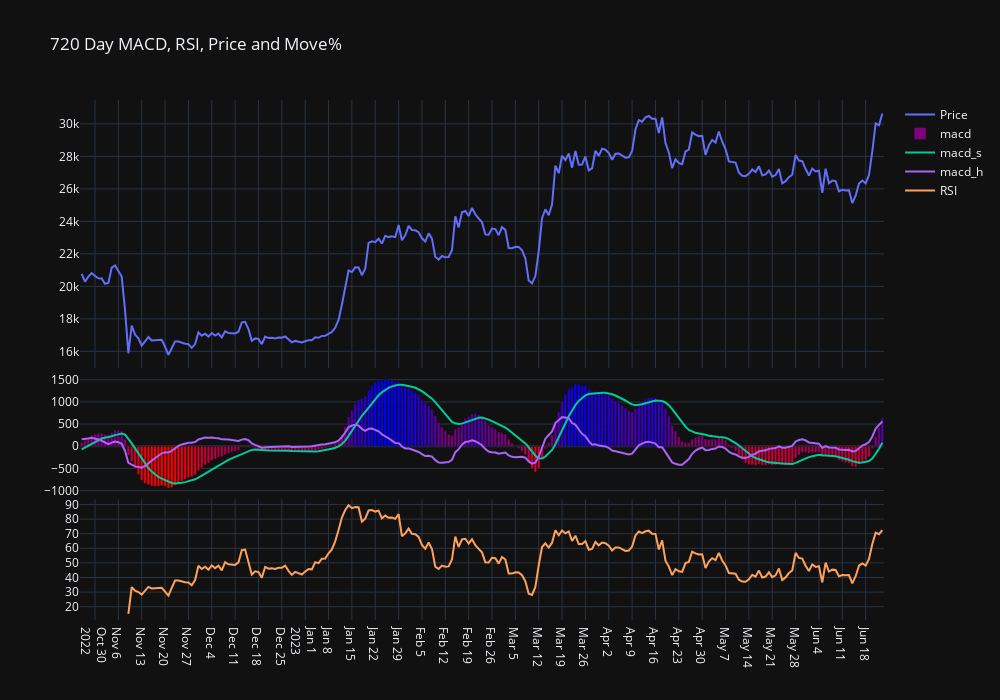

Write notebook code for a chart like this one.
### Code cell
# Import Required Modules
from flask import Flask, render_template
import pandas as pd
import json
import plotly
import plotly.express as px
import pandas_ta as pta
from plotly.subplots import make_subplots
import plotly.graph_objects as go
from datetime import date
from datetime import timedelta, date
from prophet import Prophet
import pandas as pd
import numpy as np
import yfinance as yf
import seaborn as sns
import mpld3
import matplotlib.pyplot as plt



# Create Home Page Route
app = Flask(__name__)




df = pd.read_csv("Resources/btcjoin.csv", parse_dates=['date'])
btc_df = yf.Ticker('BTC-USD').history(period='7y',interval='1d',actions=False).reset_index()
btc_df = btc_df.loc[(btc_df['Date'] > '2022-10-25')]
btc_df['Close']=btc_df['Close'].astype("float")
df['price']=df['price'].str.replace(',','')
df['price']=df['price'].astype("float")
btc_df = btc_df.rename(columns={"Close": "price", "Date":"date"})
df = pd.merge(df, btc_df, on=['date', 'price'], how='outer')
df = df.rename(columns={"value": "wallets"})
df = df.drop(columns=['volume','change', 'low', 'high', 'open','Open','High','Low','Unnamed: 0', "wallets", "address", "mined"])
df['200D'] = df['price'].rolling(200).mean()
df['300D'] = df['price'].rolling(300).mean()
df['50D'] = df['price'].rolling(50).mean()
df['7D'] = df['price'].rolling(7).mean()
# df = df.dropna()
df['meanavge'] = (df['200D'] + df['300D'] + df['50D'] )/3
# df = df.drop(columns=['200D','300D', '50D'])
df['meanvalue'] = df["price"] - df["meanavge"]
df['status'] = df['meanvalue'].apply(lambda x: '1' if x > 0 else '0')
df['status']=df['status'].astype("object")
df['price-meanavge']=df['price'] - df['meanavge']
df['move%'] = (df['price-meanavge']/(df['price'] + df['meanavge']))
bins = [-.43, -.18, 0, .18, .43]
group_names = ["Severely Oversold","Neutral Oversold", "Neutral Overbought","Severely Overbought"]
df["Valuation"] = pd.cut(df["move%"], bins, labels=group_names)

k = df['price'].ewm(span=12, adjust=False, min_periods=12).mean()

# Get the 12-day EMA of the closing price
d = df['price'].ewm(span=26, adjust=False, min_periods=26).mean()

# Subtract the 26-day EMA from the 12-Day EMA to get the MACD
macd = k - d

# Get the 9-Day EMA of the MACD for the Trigger line
macd_s = macd.ewm(span=9, adjust=False, min_periods=9).mean()

# Calculate the difference between the MACD - Trigger for the Convergence/Divergence value
macd_h = macd - macd_s

# Add all of our new values for the MACD to the dataframe
df['macd'] = df.index.map(macd)
df['macd_h'] = df.index.map(macd_h)
df['macd_s'] = df.index.map(macd_s)


df['priceL'] = np.log(df['price'])

df_train = df[['date', 'priceL']]
df_train = df_train.rename(columns = {"date":"ds", "priceL":"y"})

# instantiate the model and set parameters
model = Prophet()

# fit the model to historical data
model.fit(df_train);

start = "2010-09-25"
end = date.today() + timedelta(days=60)
insample = pd.DataFrame(pd.date_range(start,end, periods=92))

# Change the column name
insample.columns = ['ds']

# in-sample prediction
prediction = model.predict(insample)


# Buy Zones
fig = px.scatter(df, x="date", y="price", color="Valuation", color_discrete_sequence=["red","green","blue","orange"],
                title="price")
fig.add_trace(go.Scatter(name="MeanAvg", x=df['date'], y=df['meanavge'], marker = {'color' : 'black'}, legendrank=2))
fig.add_trace(go.Scatter(x=prediction['ds'], y=np.exp(prediction['yhat']),
    fill=None,
    mode='lines',
    line_color='lightblue',
    ))
fig.add_trace(go.Scatter(
    x=prediction['ds'],
    y=np.exp(prediction['yhat_lower']),
    fill='tonexty', # fill area between trace0 and trace1
    mode='lines', line_color='lightblue'))

fig.add_trace(go.Scatter(
    x=prediction['ds'],
    y=np.exp(prediction['yhat_upper']),
    fill='tonexty', # fill area between trace0 and trace1
    mode='lines', line_color='lightblue'))

fig.update_yaxes(fixedrange=False)
fig.update_layout(title_text='Bitcoin Prophet Model + Buy Zones')
fig.update_yaxes(type="log")
fig.update_xaxes(ticklabelposition="inside top", title="Date")
fig.update_yaxes(nticks=12)
fig.update_xaxes(nticks=50)
fig.update_layout(
    margin=dict(l=20, r=100, t=70, b=20),
)
fig.update_layout(height=500, width=1000)
fig.update_layout(showlegend=False)
fig.add_vline(x='2012-11-28', line_width=3, line_dash="dash", line_color="green")
fig.add_vline(x='2016-07-09', line_width=3, line_dash="dash", line_color="green")	
fig.add_vline(x='2020-05-11', line_width=3, line_dash="dash", line_color="green")	
fig.add_vline(x='2024-04-02', line_width=3, line_dash="dash", line_color="green")

Buyzones = json.dumps(fig, cls=plotly.utils.PlotlyJSONEncoder)

fig = px.scatter(df, x="date", y="price", color="Valuation", color_discrete_sequence=["red","green","blue","orange"],
                title="price")
fig.add_trace(go.Scatter(name="200D", x=df['date'], y=df['200D'], marker = {'color' : 'red'}, legendrank=2))
fig.add_trace(go.Scatter(name="MeanAverage", x=df['date'], y=df['meanavge'], marker = {'color' : 'purple'}, legendrank=2))
fig.add_trace(go.Scatter(name="50D", x=df['date'], y=df['50D'], marker = {'color' : 'blue'}, legendrank=2))
fig.add_trace(go.Scatter(name="300D", x=df['date'], y=df['300D'], marker = {'color' : 'black'}, legendrank=2))

# Moving Averages
fig.update_yaxes(fixedrange=False)
fig.update_layout(title_text='Moving Averages')
fig.update_yaxes(type="log")
fig.update_xaxes(ticklabelposition="inside top", title="Date")
fig.update_yaxes(nticks=12)
fig.update_xaxes(nticks=50)
fig.update_layout(margin=dict(l=20, r=100, t=70, b=20))
fig.update_layout(height=500, width=1000)
fig.update_layout(showlegend=True)
fig.add_vline(x='2012-11-28', line_width=3, line_dash="dash", line_color="green")
fig.add_vline(x='2016-07-09', line_width=3, line_dash="dash", line_color="green")	
fig.add_vline(x='2020-05-11', line_width=3, line_dash="dash", line_color="green")	
fig.add_vline(x='2024-04-02', line_width=3, line_dash="dash", line_color="green")

Movingaverages = json.dumps(fig, cls=plotly.utils.PlotlyJSONEncoder)

# MACD

df_tail=df.dropna()
df_tail = df_tail.tail(360)
df_tail.head()

df_tail['RSI'] = pta.rsi(df_tail['price'], length = 14)

fig = make_subplots(rows=3, cols=1,shared_xaxes=True,vertical_spacing=0.01, row_heights=[0.2, 0.09,0.09])

fig.add_trace(
    go.Scatter(name="Price",x=df_tail['date'], y=df_tail['price'],
        marker=dict(color=df_tail['macd'], coloraxis="coloraxis1")),
    row=1, col=1)


fig.add_trace(
    go.Bar(name="macd",x=df_tail['date'], y=df_tail['macd'],
    marker=dict(color=df_tail['macd'], coloraxis="coloraxis1")),
    row=2, col=1)

fig.add_trace(
    go.Scatter(name="macd_s",x=df_tail['date'], y=df_tail['macd_s'],
    marker=dict(color=df_tail['macd_s'], coloraxis="coloraxis1")),
    row=2, col=1)

fig.add_trace(
    go.Scatter(name="macd_h",x=df_tail['date'], y=df_tail['macd_h'],
    marker=dict(color=df_tail['macd_h'], coloraxis="coloraxis1")),
    row=2, col=1)

# fig.add_trace(go.Bar(x=df_tail['date'], y=df_tail['move%'],
# 					marker=dict(color=df_tail['move%'], coloraxis="coloraxis2")),
# 			3, 1)

fig.add_trace(
    go.Scatter(name="RSI",x=df_tail['date'], y=df_tail['RSI'],
    marker=dict(color=df_tail['RSI'], coloraxis="coloraxis3")),
    row=3, col=1)

fig.update_yaxes(nticks=10)
fig.update_xaxes(nticks=50)
fig.update_layout(coloraxis1=dict(colorscale='Bluered_r'), showlegend=True)
fig.update_layout(coloraxis2=dict(colorscale='Bluered_r'), showlegend=True)
fig.update_layout(coloraxis3=dict(colorscale='Bluered_r'), showlegend=True)
fig.update_layout(coloraxis1_showscale=False)
fig.update_layout(coloraxis2_showscale=False)
fig.update_layout(height=700, width=1000, title_text="720 Day MACD, RSI, Price and Move%")
fig.update_layout(template='plotly_dark')
fig.show()

### Figure 1 — Plotly figure (JSON) as saved in the notebook; plotly's stock layout.template omitted (floating-point values rounded to 4 significant figures; data arrays with more than 128 entries replaced by an {"elided": "..."} marker saying what was removed)
{"data": [{"marker": {"color": {"elided": "241 float values"}, "coloraxis": "coloraxis"}, "name": "Price", "type": "scatter", "x": {"elided": "241 str values"}, "xaxis": "x", "y": {"elided": "241 float values"}, "yaxis": "y"}, {"marker": {"color": {"elided": "241 float values"}, "coloraxis": "coloraxis"}, "name": "macd", "type": "bar", "x": {"elided": "241 str values"}, "xaxis": "x2", "y": {"elided": "241 float values"}, "yaxis": "y2"}, {"marker": {"color": {"elided": "241 float values"}, "coloraxis": "coloraxis"}, "name": "macd_s", "type": "scatter", "x": {"elided": "241 str values"}, "xaxis": "x2", "y": {"elided": "241 float values"}, "yaxis": "y2"}, {"marker": {"color": {"elided": "241 float values"}, "coloraxis": "coloraxis"}, "name": "macd_h", "type": "scatter", "x": {"elided": "241 str values"}, "xaxis": "x2", "y": {"elided": "241 float values"}, "yaxis": "y2"}, {"marker": {"color": {"elided": "241 float values"}, "coloraxis": "coloraxis3"}, "name": "RSI", "type": "scatter", "x": {"elided": "241 str values"}, "xaxis": "x3", "y": {"elided": "241 float values"}, "yaxis": "y3"}], "layout": {"coloraxis": {"colorscale": [[0, "rgb(255,0,0)"], [1, "rgb(0,0,255)"]], "showscale": false}, "coloraxis2": {"colorscale": [[0, "rgb(255,0,0)"], [1, "rgb(0,0,255)"]], "showscale": false}, "coloraxis3": {"colorscale": [[0, "rgb(255,0,0)"], [1, "rgb(0,0,255)"]]}, "height": 700, "showlegend": true, "title": {"text": "720 Day MACD, RSI, Price and Move%"}, "width": 1000, "xaxis": {"anchor": "y", "domain": [0, 1], "matches": "x3", "nticks": 50, "showticklabels": false}, "xaxis2": {"anchor": "y2", "domain": [0, 1], "matches": "x3", "nticks": 50, "showticklabels": false}, "xaxis3": {"anchor": "y3", "domain": [0, 1], "nticks": 50}, "yaxis": {"anchor": "x", "domain": [0.4842, 1], "nticks": 10}, "yaxis2": {"anchor": "x2", "domain": [0.2421, 0.4742], "nticks": 10}, "yaxis3": {"anchor": "x3", "domain": [0, 0.2321], "nticks": 10}}}
